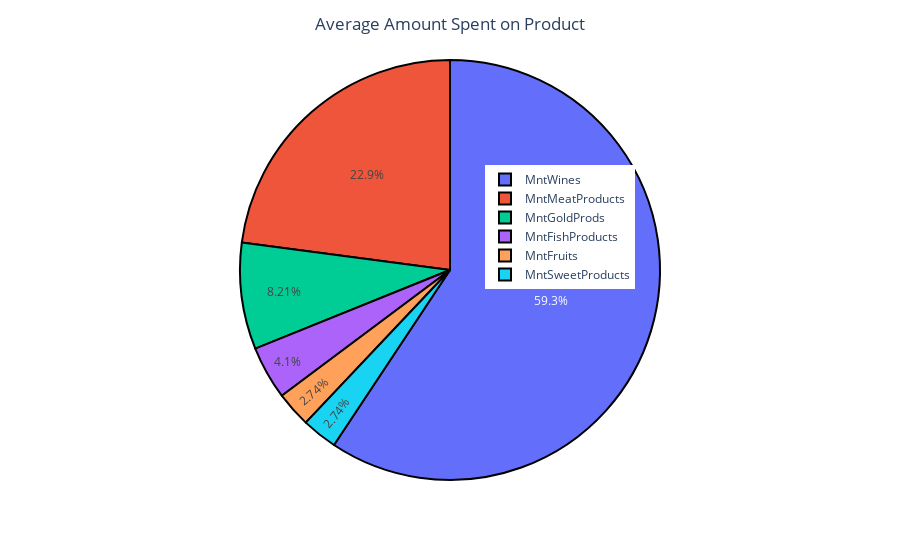

The cell this chart's notebook holds for it:
### Markdown cell above
Berdasarkan pada distribusi data yang dicheck pada column dari setiap produk yang dibeli oleh customer, maka dapat dilihat bahwa dari semua column memiliki distribusi data yang tidak normal (Right-Skewed), hal ini berarti bahwa saya harus menggunaakan `median` aggregation untuk melakukan analysis terhadap column2 tersebut.

### Code cell
avg_Products = df[['MntWines', 'MntFruits', 'MntMeatProducts', 'MntFishProducts', 'MntSweetProducts', 'MntGoldProds']].median(axis=0)

fig = px.pie(values=avg_Products.values, names=avg_Products.index,  
             color_discrete_sequence=px.colors.qualitative.Plotly)
fig.update_traces(marker=dict(line=dict(color='#000000', width=2)))
fig.update_layout(title_text='Average Amount Spent on Product', title_x=0.5,
                  legend=dict(
                      yanchor="top",
                      y=0.75,
                      xanchor="right",
                      x=0.75
                  ))

### Figure 1 — Plotly figure (JSON) as saved in the notebook; plotly's stock layout.template omitted (floating-point values rounded to 4 significant figures)
{"data": [{"domain": {"x": [0, 1], "y": [0, 1]}, "hovertemplate": "label=%{label}<br>value=%{value}<extra></extra>", "labels": ["MntWines", "MntFruits", "MntMeatProducts", "MntFishProducts", "MntSweetProducts", "MntGoldProds"], "legendgroup": "", "marker": {"line": {"color": "#000000", "width": 2}}, "name": "", "showlegend": true, "type": "pie", "values": [173.5, 8, 67, 12, 8, 24]}], "layout": {"legend": {"tracegroupgap": 0, "x": 0.75, "xanchor": "right", "y": 0.75, "yanchor": "top"}, "margin": {"t": 60}, "piecolorway": ["#636EFA", "#EF553B", "#00CC96", "#AB63FA", "#FFA15A", "#19D3F3", "#FF6692", "#B6E880", "#FF97FF", "#FECB52"], "title": {"text": "Average Amount Spent on Product", "x": 0.5}}}
